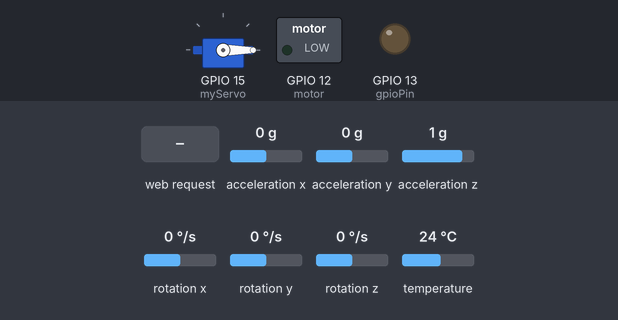
The sketch below on a simulated ESP32. Shown: servo, switched loads named in the sketch (green lamp = pin HIGH), output pins drawn as LEDs (lit = HIGH). The inputs (shaded band) are chosen by the test bench; at power-on: acceleration x 0 g, acceleration z 1 g, acceleration y 0 g, rotation x 0 °/s, rotation y 0 °/s, rotation z 0 °/s, temperature 24 °C. WiFi joins after 1.5 s; servers stay silent unless stated; the Firebase database answers and starts empty; what the sketch prints to the serial monitor is not drawn.

Above: at 2.7 s.
2.8 s: acceleration x set to -0.4 g
4.3 s: acceleration x set to -0.7 g
At 5.0 s:
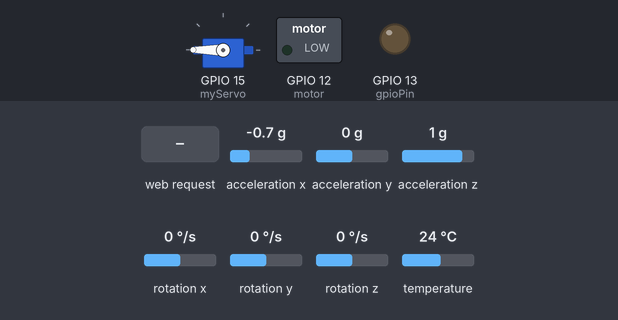
6.1 s: HTTP request GET /set_gpio received
At 7.1 s:
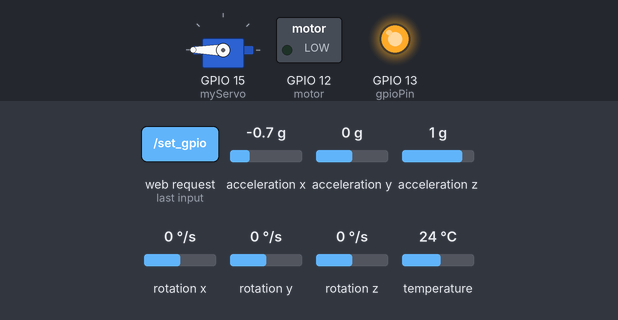
7.9 s: acceleration z set to 0.7 g
At 10.7 s:
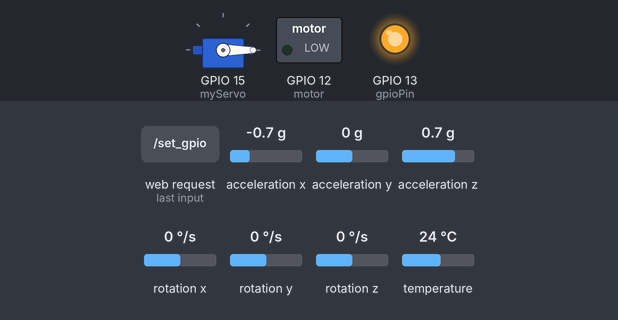
10.9 s: acceleration x set to -1 g
At 11.8 s:
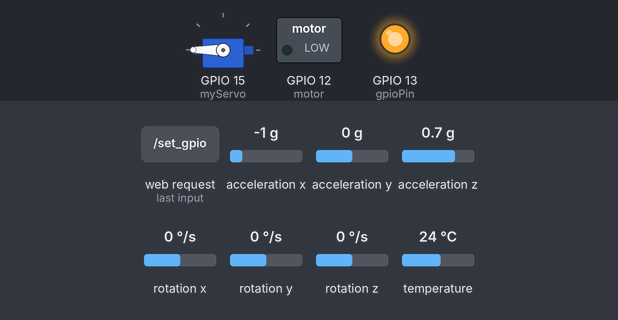
12.5 s: acceleration x set to -0.8 g
At 15.6 s:
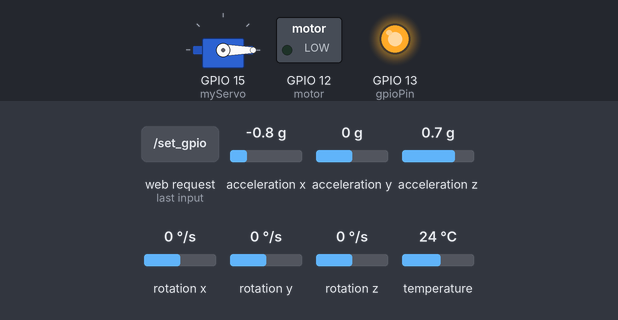
Timing chart, 0 to 16.5 s (numbered marks = the images above; inputs shaded):
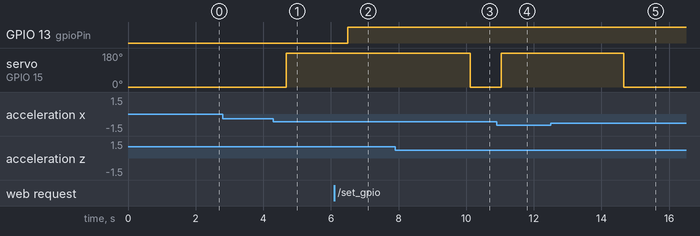

The sketch:

edited_final_prg_copy_20250208002609.ino
```cpp
#include <Arduino.h>
#include <WiFi.h>
#include <WebServer.h>
#include <Firebase_ESP_Client.h>
#include <Wire.h>
#include <Adafruit_MPU6050.h>
#include <Adafruit_Sensor.h>
#include <ESP32Servo.h>

// Firebase Credentials
#define WIFI_SSID "HELIOS"
#define WIFI_PASSWORD "RAVINA**77"
#define API_KEY "AIzaSyA9l-tZNm2kMVIXrroVUw4GoasQfLEHvhg"
#define DATABASE_URL "https://anbsfgjf-default-rtdb.firebaseio.com/"

// Firebase Data object
FirebaseData fbdo;
FirebaseAuth auth;
FirebaseConfig config;

// MPU6050 Setup
Adafruit_MPU6050 mpu;
Servo myServo;  // Servo object for ESP32

// Motor pin definition
const int gpioPin = 13;
const int motor = 12; // Assuming motor control pin

// Sensor thresholds for detecting movement
const float accelThreshold = 11.0;
const float gyroThreshold = 10.0;
float ear = 0.0;

// Servo control variables
unsigned long servoMoveTime = 0;
bool servoActive = false;

// WebServer Setup
WebServer server(80); // Create a web server on port 80

void setup() {
  // Serial Debugging
  Serial.begin(115200);

  // Connect to Wi-Fi
  WiFi.begin(WIFI_SSID, WIFI_PASSWORD);
  Serial.print("Connecting to Wi-Fi...");
  while (WiFi.status() != WL_CONNECTED) {
    delay(300);
    Serial.print(".");
  }
  Serial.println("\nConnected to Wi-Fi");
  Serial.print("IP Address: ");
  Serial.println(WiFi.localIP());

  // Firebase Configuration
  config.api_key = API_KEY;
  config.database_url = DATABASE_URL;

  // Sign up with Firebase
  if (Firebase.signUp(&config, &auth, "", "")) {
    Serial.println("Firebase sign-up successful");
  } else {
    Serial.println("Firebase sign-up failed");
    Serial.printf("Error: %s\n", config.signer.signupError.message.c_str());
  }

  Firebase.begin(&config, &auth);
  Firebase.reconnectWiFi(true);

  // Initialize MPU6050 sensor
  if (!mpu.begin()) {
    Serial.println("MPU6050 connection failed! Check wiring.");
    while (1);  // Halt if the MPU6050 is not connected
  }

  // Setup Accelerometer and Gyroscope ranges
  mpu.setAccelerometerRange(MPU6050_RANGE_2_G);
  mpu.setGyroRange(MPU6050_RANGE_250_DEG);
  mpu.setFilterBandwidth(MPU6050_BAND_21_HZ);

  // Servo setup
  myServo.setPeriodHertz(50);  // Set PWM frequency for servo (50Hz)
  myServo.attach(15);  // Attach servo to GPIO 15 (or change pin as needed)
  myServo.write(0);  // Initialize servo position at 0 degrees

  // Pin Modes
  pinMode(gpioPin, OUTPUT); // Set GPIO pin 13 as output
  pinMode(motor, OUTPUT);   // Set motor control pin as output
  digitalWrite(gpioPin, LOW);  // Set GPIO13 initially to LOW
  digitalWrite(motor, LOW);    // Set motor initially to LOW

  // Web Server Routes
  server.on("/set_gpio", HTTP_GET, handleSetGPIO);   // Set GPIO13 HIGH
  server.on("/reset_gpio", HTTP_GET, handleResetGPIO); // Set GPIO13 LOW
  server.begin(); // Start the web server
}

void handleSetGPIO() {
  digitalWrite(gpioPin, HIGH);
  server.send(200, "text/plain", "GPIO13 is now HIGH");
}

void handleResetGPIO() {
  digitalWrite(gpioPin, LOW);
  server.send(200, "text/plain", "GPIO13 is now LOW");
}

void loop() {
  server.handleClient();  // Handle HTTP client requests

  // Firebase operations
  if (Firebase.ready()) {
    sensors_event_t accel, gyro, temp;
    mpu.getEvent(&accel, &gyro, &temp);  // Get sensor data

    float accelMagnitude = sqrt(sq(accel.acceleration.x) + sq(accel.acceleration.y) + sq(accel.acceleration.z));
    float gyroMagnitude = sqrt(sq(gyro.gyro.x) + sq(gyro.gyro.y) + sq(gyro.gyro.z)) * 57.2958;  // Convert to degrees/sec

    // Display sensor data
    Serial.print("Accel: "); Serial.print(accelMagnitude); Serial.print(" g, ");
    Serial.print("Gyro: "); Serial.print(gyroMagnitude); Serial.println(" deg/sec");

    // Detect movement
    if (accelMagnitude > accelThreshold || gyroMagnitude > gyroThreshold) {
      Serial.println("⚠ Sudden Movement Detected! Activating Servo...");
      myServo.write(180);  // Move Servo to 180 degrees
      servoMoveTime = millis();
      servoActive = true;
    }

    // Reset servo after 2 seconds
    if (servoActive && (millis() - servoMoveTime >= 2000)) {
      myServo.write(0);  // Reset Servo position to 0 degrees
      servoActive = false;
    }

    // Upload sensor data to Firebase
    if (Firebase.RTDB.setFloat(&fbdo, "sensor-values/acc", accelMagnitude) &&
        Firebase.RTDB.setFloat(&fbdo, "sensor-values/gyro", gyroMagnitude) &&
        Firebase.RTDB.getFloat(&fbdo, "rpi_sensors/ear", &ear)) {
      Serial.println("Data uploaded successfully");
    } else {
      Serial.println("Failed to upload data");
      Serial.println("REASON: " + fbdo.errorReason());
    }

    // Control motor based on ear value from Firebase
    if (ear <= 0.2 && ear != 0.0) {
      digitalWrite(motor, HIGH);  // Turn on motor
    } else {
      digitalWrite(motor, LOW);   // Turn off motor
    }
  }
}
```

Measured:
- the behaviour switches between -0.5 and -0.6 g on acceleration x (found by bisection; images 0 and 1)
- the behaviour switches between 0.9 and 0.8 g on acceleration z (found by bisection; images 2 and 3)
- the behaviour switches between -0.8 and -0.9 g on acceleration x (found by bisection; images 3 and 4)
- after the input at 2.8 s, every drawn part: stays the same
- after the input at 4.3 s, servo on GPIO 15 (myServo): 0° → 180° after 0.38 s
- after the input at 6.1 s, GPIO 13 (gpioPin): LOW → HIGH after 0.39 s
- after the input at 7.9 s, servo on GPIO 15 (myServo): 180° → 0° after 2.2 s
- after the input at 10.9 s, servo on GPIO 15 (myServo): 0° → 180° after 0.13 s
- after the input at 12.5 s, servo on GPIO 15 (myServo): 180° → 0° after 2.2 s
